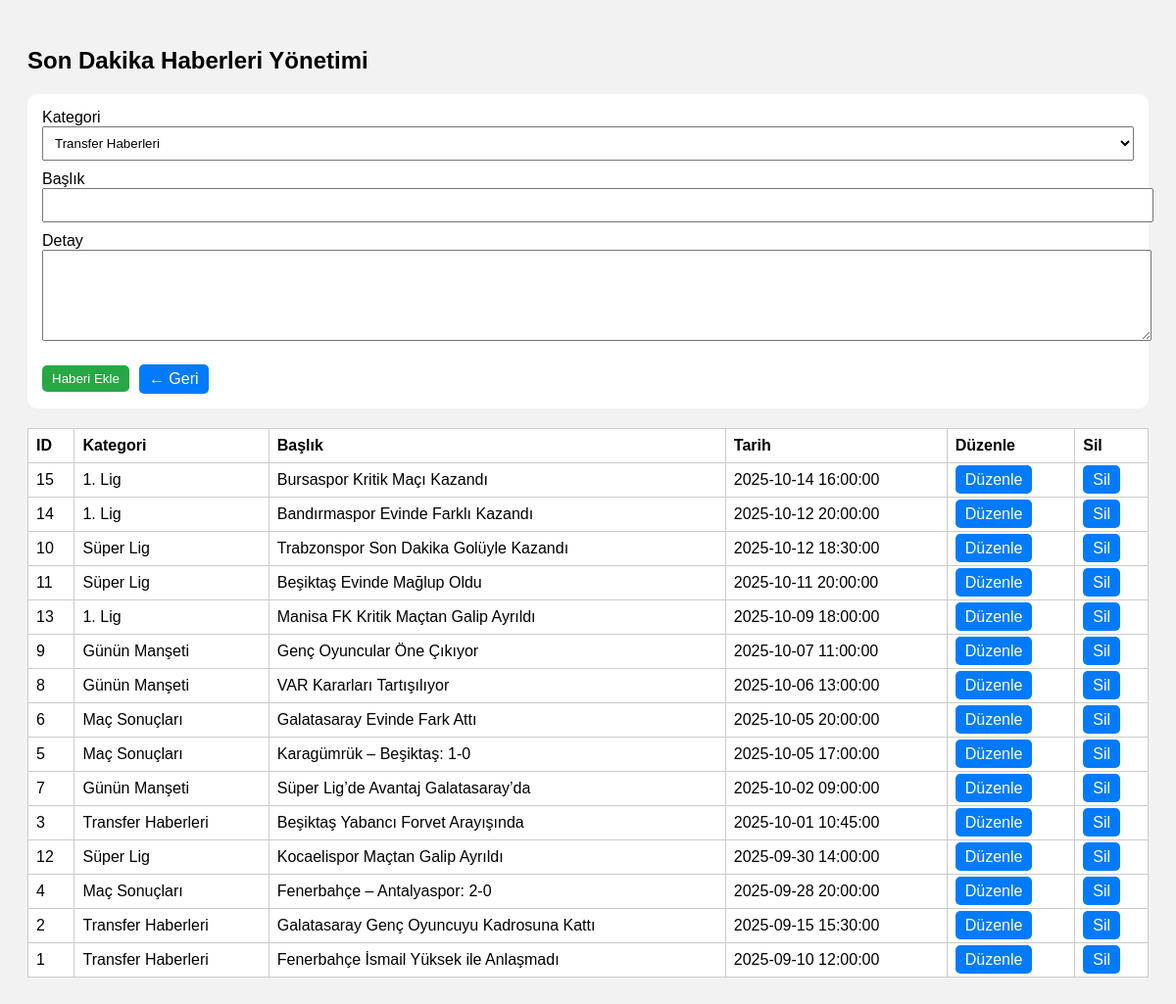
The app's page /admin-panel/son-dakika-haberleri.php, older data.
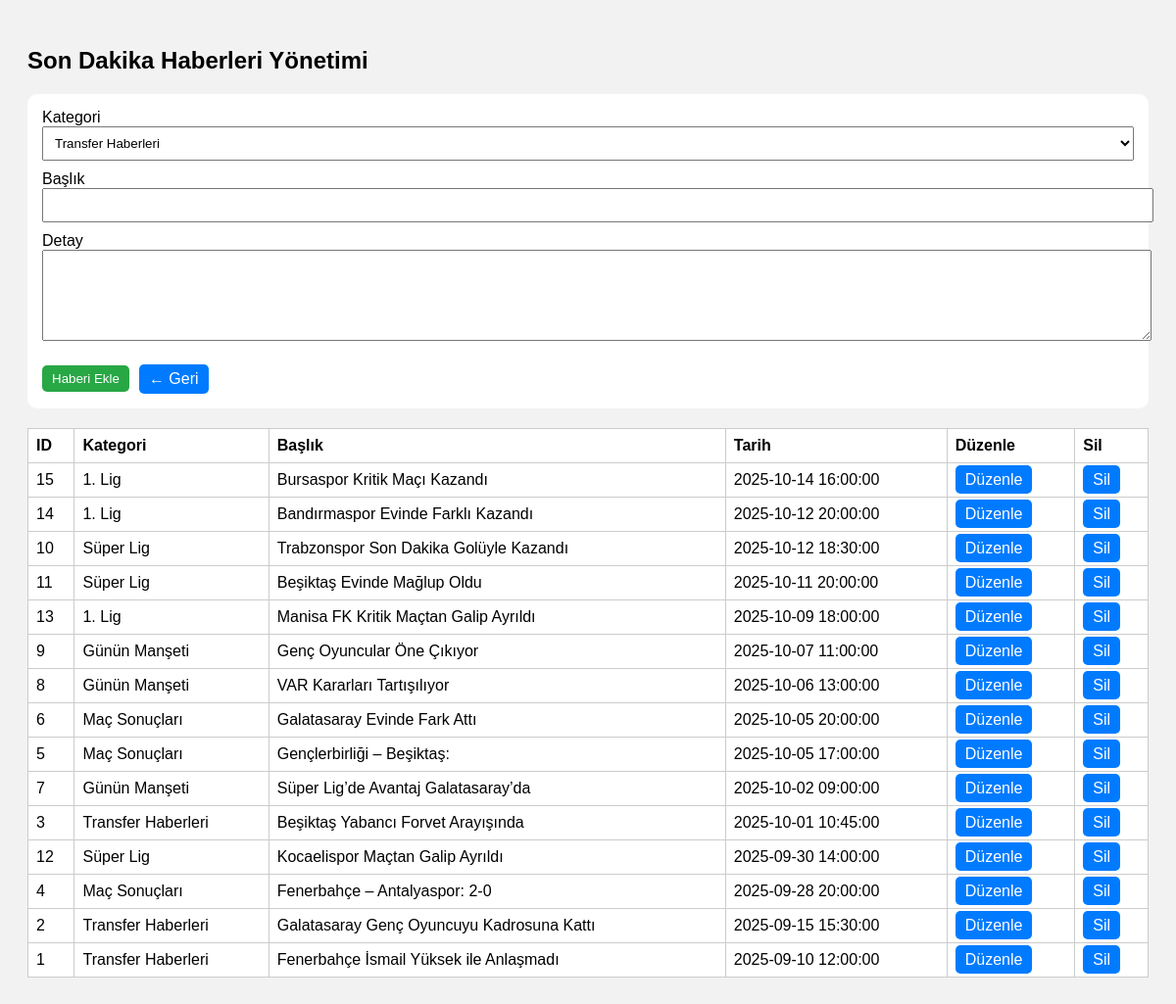
The same page, newer data.
### tables this page shows
CREATE TABLE `son_dakika_haberleri` (
  `id` int(11) NOT NULL,
  `kategori` varchar(100) NOT NULL,
  `baslik` varchar(255) NOT NULL,
  `detay` text NOT NULL,
  `tarih` datetime DEFAULT current_timestamp()
);

### admin-panel/son-dakika-haberleri.php (the view, shortened to what this page needs)
<?php
require '../db.php';
$editHaber = null;
$haberler = $conn->query("SELECT * FROM son_dakika_haberleri ORDER BY tarih DESC");
?>
<!DOCTYPE html>
<html lang="tr">
<head>
</head>
<body>
<h2>Son Dakika Haberleri Yönetimi</h2>
<form method="post">
  <label>Kategori</label>
  <select name="kategori" required>
    <?php
      $kategoriler = ["Transfer Haberleri","Maç Sonuçları","Günün Manşeti","Süper Lig","1. Lig"];
      foreach($kategoriler as $k):
        $selected = ($editHaber['kategori'] ?? '') === $k ? 'selected' : '';
        echo "<option value='$k' $selected>$k</option>";
      endforeach;
    ?>
  </select>
  <label>Başlık</label>
  <input type="text" name="baslik" required value="<?= htmlspecialchars($editHaber['baslik'] ?? '') ?>">
  <label>Detay</label>
  <textarea name="detay" rows="5" required><?= htmlspecialchars($editHaber['detay'] ?? '') ?></textarea>
  <div>
    <?php if ($editHaber): ?>
        <button type="submit" name="duzenle">Haberi Güncelle</button>
    <?php else: ?>
        <button type="submit" name="ekle">Haberi Ekle</button>
    <?php endif; ?>
    <a class="btn" href="admin-panel.php">← Geri</a>
  </div>
</form>
<table>
  <tr>
    <th>ID</th>
    <th>Kategori</th>
    <th>Başlık</th>
    <th>Tarih</th>
    <th>Düzenle</th>
    <th>Sil</th>
  </tr>
  <?php while($h = $haberler->fetch_assoc()): ?>
  <tr>
    <td><?= $h['id'] ?></td>
    <td><?= htmlspecialchars($h['kategori']) ?></td>
    <td><?= htmlspecialchars($h['baslik']) ?></td>
    <td><?= $h['tarih'] ?></td>
    <td><a class="btn" href="?duzenle=<?= $h['id'] ?>">Düzenle</a></td>
    <td><a class="btn" href="?sil=<?= $h['id'] ?>" onclick="return confirm('Silmek istiyor musun?')">Sil</a></td>
  </tr>
  <?php endwhile; ?>
</table>
</body>
</html>

Row changes from the older to the newer data that the page shows:
changed son_dakika_haberleri id 5: baslik "Karagümrük – Beşiktaş: 1-0" → "Gençlerbirliği – Beşiktaş:"
